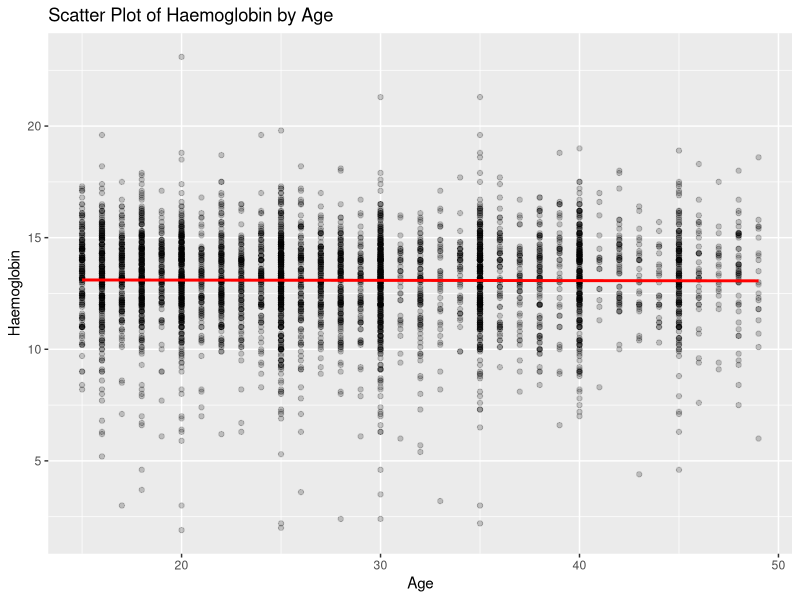
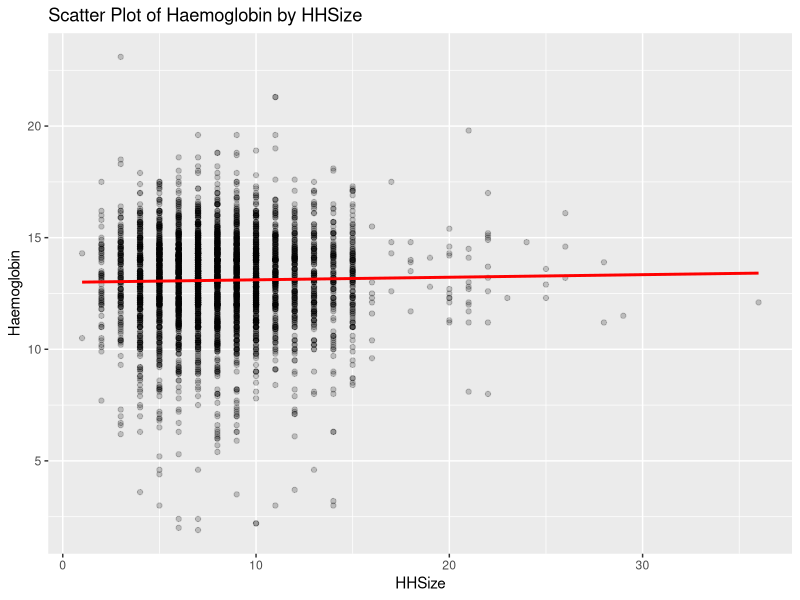
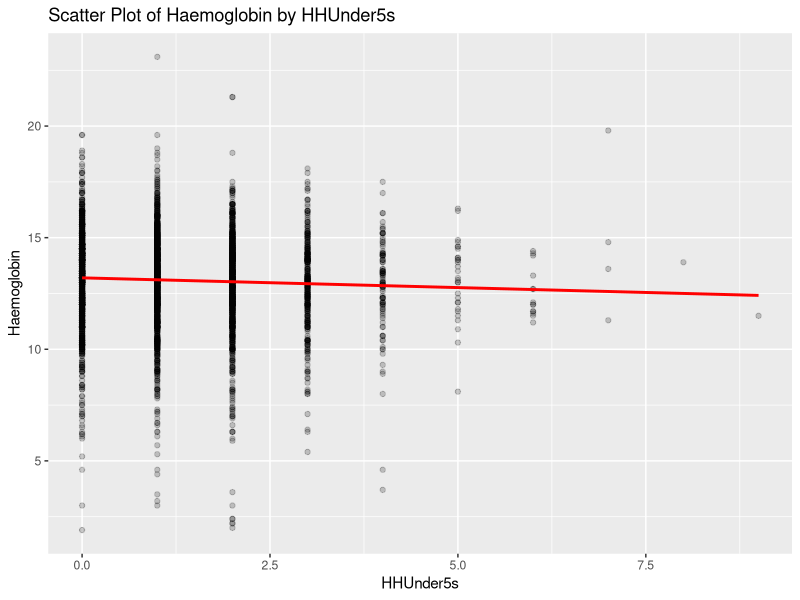
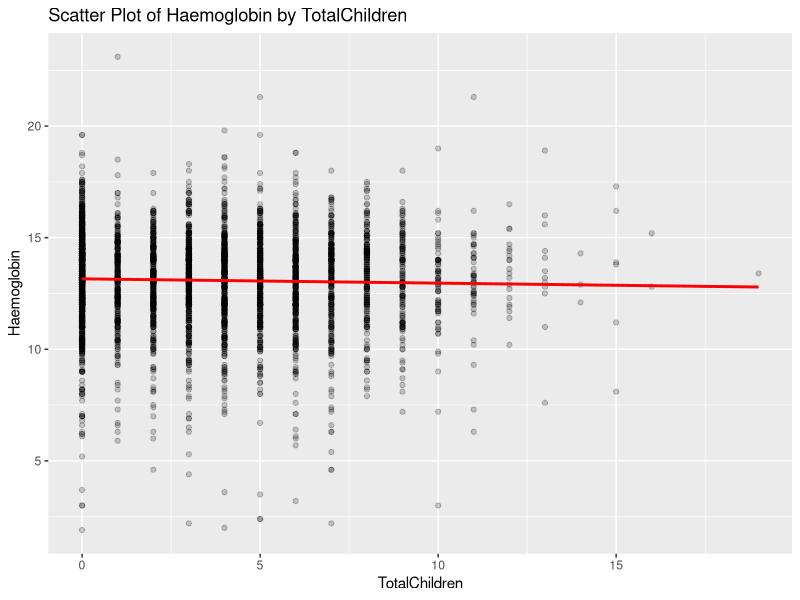
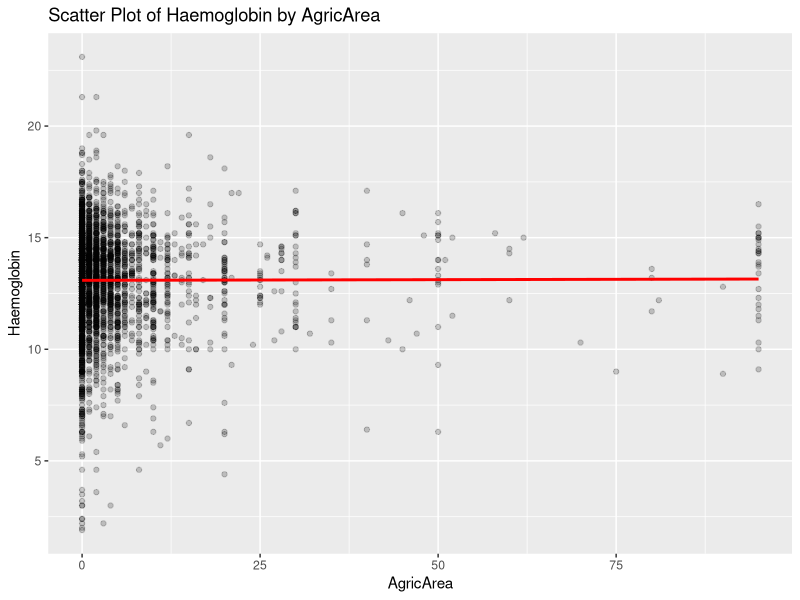
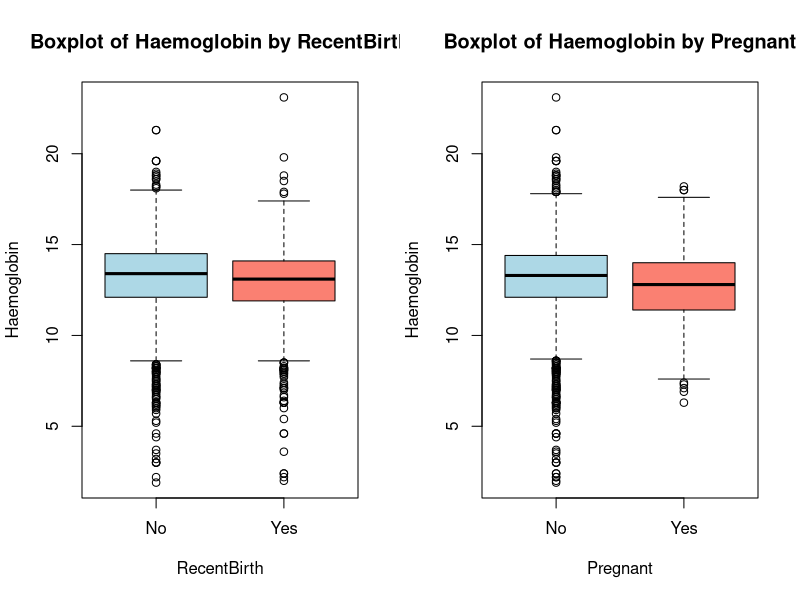
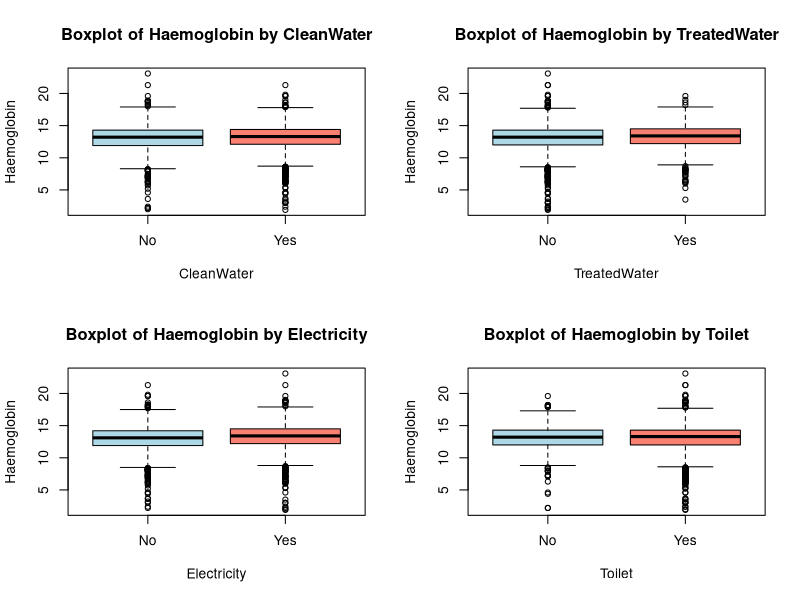
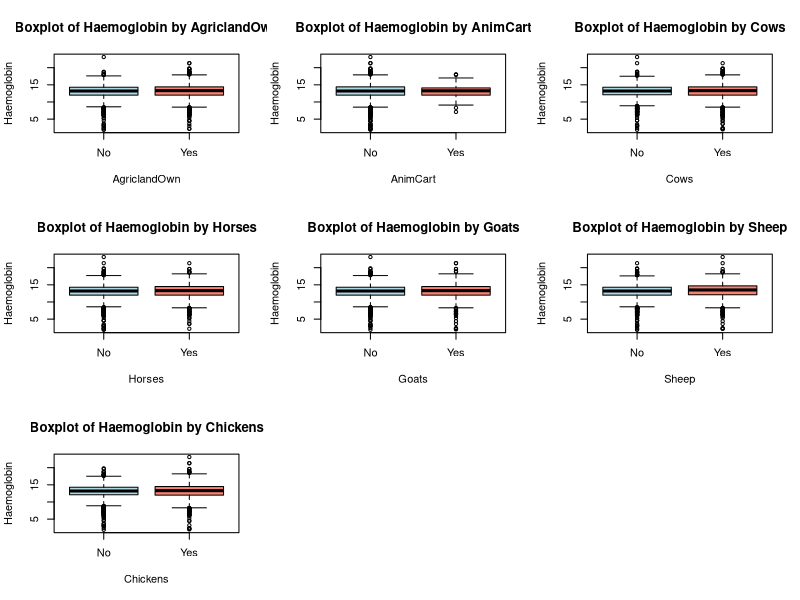

These charts were generated, in order, by the following R code:
#STAT0023 ICA2
#Group 36"
#Student numbers: 22012694 22022606

# Input the data and separate them to modelling data and predicting data
anemia <- read.csv("AnemiaData.csv")
train <- anemia[anemia$Haemoglobin!=-1, ]
test <- anemia[anemia$Haemoglobin==-1, ]
library(ggplot2)

#EDA

#Choose similar covariate
length(train[train$CleanWater == "No" & train$TreatedWater == "Yes", 1]) 
#TreatWater is included in CleanWater, prefer CleanWater
length(train[train$AgricLandOwn == "Yes" & train$AgricArea == 0, 1]) 
#Num of household own AgricArea less than 1
table(train$AgricLandOwn)

#Scatter plot of Hb and numeric covariate
plot1 <- ggplot(train, aes(x = Age, y = Haemoglobin)) +
  geom_point(alpha = 0.2) +  geom_smooth(method = "lm", se = FALSE, color = "red") +
  labs(title = "Scatter Plot of Haemoglobin by Age",
       x = "Age",
       y = "Haemoglobin")
print(plot1)
plot2 <- ggplot(train, aes(x = HHSize, y = Haemoglobin)) +
  geom_point(alpha = 0.2) +  geom_smooth(method = "lm", se = FALSE, color = "red") +
  labs(title = "Scatter Plot of Haemoglobin by HHSize",
       x = "HHSize",
       y = "Haemoglobin")
print(plot2)
plot3 <- ggplot(train, aes(x = HHUnder5s, y = Haemoglobin)) +
  geom_point(alpha = 0.2) +  geom_smooth(method = "lm", se = FALSE, color = "red") +
  labs(title = "Scatter Plot of Haemoglobin by HHUnder5s",
       x = "HHUnder5s",
       y = "Haemoglobin")
print(plot3)
plot4 <- ggplot(train, aes(x = TotalChildren, y = Haemoglobin)) +
  geom_point(alpha = 0.2) +  geom_smooth(method = "lm", se = FALSE, color = "red") +
  labs(title = "Scatter Plot of Haemoglobin by TotalChildren",
       x = "TotalChildren",
       y = "Haemoglobin")
print(plot4)
png("WealthScore.png")
plot5 <- ggplot(train, aes(x = WealthScore, y = Haemoglobin)) +
  geom_point(alpha = 0.2) +  geom_smooth(method = "lm", se = FALSE, color = "red") +
  labs(title = "Scatter Plot of Haemoglobin by WealthScore",
       x = "WealthScore",
       y = "Haemoglobin")
print(plot5)
dev.off()
plot6 <- ggplot(train, aes(x = AgricArea, y = Haemoglobin)) +
  geom_point(alpha = 0.2) +  geom_smooth(method = "lm", se = FALSE, color = "red") +
  labs(title = "Scatter Plot of Haemoglobin by AgricArea",
       x = "AgricArea",
       y = "Haemoglobin")
print(plot6)

#boxplot of Hb and categorical covariate
#Health condition
par(mfrow = c(1,2))
boxplot(Haemoglobin ~ RecentBirth, data = train, main = "Boxplot of Haemoglobin by RecentBirth",
        xlab = "RecentBirth", ylab = "Haemoglobin", col = c("lightblue", "salmon"))
boxplot(Haemoglobin ~ Pregnant, data = train, main = "Boxplot of Haemoglobin by Pregnant",
        xlab = "Pregnant", ylab = "Haemoglobin", col = c("lightblue", "salmon"))
#Household condition
par(mfrow = c(2,2))
boxplot(Haemoglobin ~ CleanWater, data = train, main = "Boxplot of Haemoglobin by CleanWater",
        xlab = "CleanWater", ylab = "Haemoglobin", col = c("lightblue", "salmon"))
boxplot(Haemoglobin ~ TreatedWater, data = train, main = "Boxplot of Haemoglobin by TreatedWater",
        xlab = "TreatedWater", ylab = "Haemoglobin", col = c("lightblue", "salmon"))
boxplot(Haemoglobin ~ Electricity, data = train, main = "Boxplot of Haemoglobin by Electricity",
        xlab = "Electricity", ylab = "Haemoglobin", col = c("lightblue", "salmon"))
boxplot(Haemoglobin ~ Toilet, data = train, main = "Boxplot of Haemoglobin by Toilet",
        xlab = "Toilet", ylab = "Haemoglobin", col = c("lightblue", "salmon"))
#Agric and animals
par(mfrow = c(3,3))
boxplot(Haemoglobin ~ AgricLandOwn, data = train, main = "Boxplot of Haemoglobin by AgriclandOwn",
        xlab = "AgriclandOwn", ylab = "Haemoglobin", col = c("lightblue", "salmon"))
boxplot(Haemoglobin ~ AnimCart, data = train, main = "Boxplot of Haemoglobin by AnimCart",
        xlab = "AnimCart", ylab = "Haemoglobin", col = c("lightblue", "salmon"))
boxplot(Haemoglobin ~ Cows, data = train, main = "Boxplot of Haemoglobin by Cows",
        xlab = "Cows", ylab = "Haemoglobin", col = c("lightblue", "salmon"))
boxplot(Haemoglobin ~ Horses, data = train, main = "Boxplot of Haemoglobin by Horses",
        xlab = "Horses", ylab = "Haemoglobin", col = c("lightblue", "salmon"))
boxplot(Haemoglobin ~ Goats, data = train, main = "Boxplot of Haemoglobin by Goats",
        xlab = "Goats", ylab = "Haemoglobin", col = c("lightblue", "salmon"))
boxplot(Haemoglobin ~ Sheep, data = train, main = "Boxplot of Haemoglobin by Sheep",
        xlab = "Sheep", ylab = "Haemoglobin", col = c("lightblue", "salmon"))
boxplot(Haemoglobin ~ Chickens, data = train, main = "Boxplot of Haemoglobin by Chickens",
        xlab = "Chickens", ylab = "Haemoglobin", col = c("lightblue", "salmon"))
#Education
par(mfrow = c(1,2))
boxplot(Haemoglobin ~ Education, data = train, main = "Boxplot of Haemoglobin by Education",
        xlab = "Education", ylab = "Haemoglobin", col = c("lightblue", "salmon"))
boxplot(Haemoglobin ~ HHEducation, data = train, main = "Boxplot of Haemoglobin by HHEducation",
        xlab = "HHEducation", ylab = "Haemoglobin", col = c("lightblue", "salmon"))
#Demographic
png("Boxplot_1.png")
par(mfrow = c(2,2))
boxplot(Haemoglobin ~ Province, data = train, main = "Boxplot of Haemoglobin by Province",
        xlab = "Province", ylab = "Haemoglobin", col = c("lightblue", "salmon"))
boxplot(Haemoglobin ~ Region, data = train, main = "Boxplot of Haemoglobin by Region",
        xlab = "Region", ylab = "Haemoglobin", col = c("lightblue", "salmon"))
boxplot(Haemoglobin ~ Ethnicity, data = train, main = "Boxplot of Haemoglobin by Ethnicity",
        xlab = "Ethnicity", ylab = "Haemoglobin", col = c("lightblue", "salmon"))
boxplot(Haemoglobin ~ Rural, data = train, main = "Boxplot of Haemoglobin by Rural",
        xlab = "Rural", ylab = "Haemoglobin", col = c("lightblue", "salmon"))
dev.off()

#rearrange age variables into three catalogs
train$AgeGroup <- cut(train$Age, breaks = c(15, 18, 40, 49), include.lowest = TRUE,
                      labels = c("15-18", "19-40", "41-49"))
par(mfrow = c(1,1))
boxplot(WealthScore ~ AgeGroup, data = train, main = "WealthScore and AgeGroup",
        xlab = "AgeGroup", ylab = "WealthScore", col = c("lightblue", "salmon"))

#The possible correlation with WealthScore
#boxplot
png("WealthScore_corr.png")
par(mfrow = c(2,2))
boxplot(WealthScore ~ Electricity, data = train, main = "WealthScore and Electricity Availability",
        xlab = "Electricity", ylab = "WealthScore", col = c("lightblue", "salmon"))
boxplot(WealthScore ~ Toilet, data = train, main = "WealthScore and Toilet Availability",
        xlab = "Toilet", ylab = "WealthScore", col = c("lightblue", "salmon"))
boxplot(WealthScore ~ CleanWater, data = train, main = "WealthScore and CleanWater Availability",
        xlab = "CleanWater", ylab = "WealthScore", col = c("lightblue", "salmon"))
boxplot(WealthScore ~ TreatedWater, data = train, main = "WealthScore and TreatedWater Availability",
        xlab = "TreatedWater", ylab = "WealthScore", col = c("lightblue", "salmon"))
dev.off()
#correlation coefficient matrix
train$WealthScore2 <- as.numeric(as.factor(train$WealthScore))
train$Electricity2 <- as.numeric(as.factor(train$Electricity))
train$CleanWater2 <- as.numeric(as.factor(train$CleanWater))
train$TreatedWater2 <- as.numeric(as.factor(train$TreatedWater))
cor_matrix1 <- cor(train[c("WealthScore2", "Electricity2", "CleanWater2", "TreatedWater2")],
                   use = "complete.obs")
print(cor_matrix1)
train$WealthScore2 <- NULL #delete the new covariate from dataset
train$Electricity2 <- NULL
train$CleanWater2 <- NULL
train$TreatedWater2 <- NULL

#The possible correlation among demograpgic covariate
#correlation coefficient matrix
train$Province2 <- as.numeric(as.factor(train$Province))
train$Region2 <- as.numeric(as.factor(train$Region))
train$Ethnicity2 <- as.numeric(as.factor(train$Ethnicity))
train$Rural2 <- as.numeric(as.factor(train$Rural))
cor_matrix2 <- cor(train[c("Province2", "Region2", "Ethnicity2", "Rural2")], use = "complete.obs")
print(cor_matrix2)
train$Province2 <- NULL
train$Region2 <- NULL
train$Ethnicity2 <- NULL
train$Rural2 <- NULL

#univariate analysis of Hb
summary(train$Haemoglobin)
length(train[train[,2]<6.5,1]) #Extremely low Hb
length(train[train[,2]<11,1]) 
par(mfrow = c(1,1))
hist(train$Haemoglobin, breaks = 25)

#regroup province using hierarchical clustering
NumVars <- c(6,21,22,23)
Summaries <- aggregate(train[,NumVars],by=list(train$Province),FUN=function(x) {c(Mean=mean(x), SD=sd(x))}) 
rownames (Summaries) <- Summaries[,1]
Summaries <- scale(Summaries[,-1])
Distances <- dist(Summaries)
ClusTree <- hclust(Distances, method="complete")

png("Hierarchical_clustering.png")
plot(ClusTree, xlab="group", ylab="Separation")
abline(h=5, col="red", lty=2)
dev.off()

NewGroups <- paste("ProvGrp", cutree(ClusTree, h=5),sep="")
table(rownames(Summaries), NewGroups)
province_group_data <- data.frame(Province = rownames(Summaries), ProvinceGroup5 = NewGroups)
train <- merge(train, province_group_data, by = "Province", all.x = TRUE)
boxplot(Haemoglobin ~ ProvinceGroup5, data = train, main = "Haemoglobin and Province in group",
        xlab = "Province Group", ylab = "Haemoglobin", col = c("lightblue", "salmon"))

#PCA of all numeric covariate for EDA
pc <- prcomp(train[,c(4,6,7,21,22,23)],scale. = TRUE)
print(pc)
summary(pc)

png("pca_biplot.png")
biplot(pc,col=c("skyblue3","darkred"),xlabs = rownames(train),cex=c(0.75,1),lwd=2, xlim = c(-0.08, 0.04))
dev.off()

#potential interaction
#WealthScore and HHEducation
png("interaction_1.png")
custom_colors1 <- c("orange", "green3", "blue")  
interaction_plot1 <- ggplot(train, aes(x = WealthScore, y = Haemoglobin, color = HHEducation)) +
  geom_point(position = position_jitter(width = 0.1), alpha = 0.6) +
  geom_smooth(method = "lm", aes(group = HHEducation), se = FALSE) +
  scale_color_manual(values = custom_colors1) +  
  labs(title = "Interaction of WealthScore and HHEducation on Haemoglobin", x = "WealthScore", 
       y = "Haemoglobin") + 
  theme_minimal() 
print(interaction_plot1)
dev.off()
#Pregnant and RecentBirth
png("interaction_2.png")
interaction_plot2 <- ggplot(train, aes(x = RecentBirth, y = Haemoglobin, color = Pregnant)) +
  geom_point() +  # Plot points
  geom_line(aes(group = Pregnant)) +  # Plot lines
  labs(x = "Recent Birth", y = "Haemoglobin", color = "Pregnant", 
       title = "Interaction Plot for Recent Birth and Pregnancy in Terms of Haemoglobin")
print(interaction_plot2)
dev.off()
#Rural and Ethnicity
png("interaction_3.png")
interaction_plot3 <- ggplot(train, aes(x = Rural, y = Haemoglobin, color = Ethnicity)) +
  geom_point() +  
  geom_line(aes(group = Ethnicity)) +  
  labs(x = "Rural", y = "Haemoglobin", color = "Ethnicity",
       title = "Interaction Plot of Rural and Ethnicity in Terms of Haemoglobin")
facet_wrap(~Rural)
print(interaction_plot3)
dev.off()
#TotalChildren and AgeGroup
png("interaction_4.png")
custom_colors2 <- c("lightgreen", "darkred", "skyblue2")  
interaction_plot4 <- ggplot(train, aes(x = TotalChildren, y = Haemoglobin, color = AgeGroup)) +
  geom_point(position = position_jitter(width = 0.1), alpha = 0.6) +
  geom_smooth(method = "lm", aes(group = AgeGroup), se = FALSE) +
  scale_color_manual(values = custom_colors2) +  
  labs(title = "Interaction of TotalChildren and AgeGroup on Haemoglobin", 
       x = "TotalChildren", y = "Haemoglobin") +
  theme_minimal()
print(interaction_plot4)
dev.off()
#WealthScore and Goats
interaction_plot5 <- ggplot(train, aes(x = WealthScore, y = Haemoglobin, color = Goats)) + 
  geom_point(position = position_jitter(width = 0.1), alpha = 0.6) +  
  geom_smooth(method = "lm", aes(group = Goats), se = FALSE) + 
  labs(title = "Interaction of WealthScore and Goats on Haemoglobin", x = "WealthScore",
       y = "Haemoglobin") +   theme_minimal() 
print(interaction_plot5)


#Model building
# Histogram
png("Histogram.png")
histogram <- ggplot(train, aes(x = Haemoglobin)) +
  geom_histogram(binwidth = 1, fill = "lightblue", color = "black") +
  labs(x = "Haemoglobin", y = "Frequency", title = "Histogram of Haemoglobin")
print(histogram)
dev.off()
# QQ plot
qqplot <- ggplot(train, aes(sample = Haemoglobin)) +
  geom_qq() +
  geom_abline(intercept = mean(train$Haemoglobin), slope = sd(train$Haemoglobin), color = "darkred") +
  labs(title = "QQ Plot of Haemoglobin")
print(qqplot)

#Initial model
lm0_groupprov <- lm(Haemoglobin~.-ID-Age-Province,data=train)
summary(lm0_groupprov)

#Assumption checking
par(mfrow=c(2,2))
plot(lm0_groupprov)
train$ProvinceGroup5 <- NULL

#Compare R sq with the ungrouped Province
lm0<- lm(Haemoglobin~.-ID-Age,data=train)
summary(lm0)

png("lm0_assumption.png")
par(mfrow=c(2,2))
plot(lm0)
dev.off()

#covariate backwards elimination
#overlaping of data in Province and Region
lm1 <- lm(Haemoglobin~. -ID - Age - Province ,data=train)
summary(lm1)
lm2 <- lm(Haemoglobin~. -ID - Age - Region ,data=train)
summary(lm2) #lm2 has higher R sq
#Remove covariate with very big p value and not significant as mentioned in EDA
lm3 <- lm(Haemoglobin~. - ID - Age - HHSize - CleanWater - Toilet - Electricity 
          - BikeScootCar - AnimCart - Horses - Education - Cows - Sheep - Chickens - Region ,data=train)
summary(lm3)
anova(lm0,lm3)
plot(lm3)

#Remove covariate with relatively large p value step by step
lm4 <- update(lm3,.~.- TreatedWater)
summary(lm4)
anova(lm3,lm4)

lm5 <- update(lm4,.~.- AgricArea)
summary(lm5)
anova(lm4,lm5)

lm6 <- update(lm5,.~.- AgricLandOwn)
summary(lm6)
anova(lm5,lm6)

lm7 <- update(lm6,.~.- Goats)
summary(lm7)
anova(lm6,lm7)

plot(lm7)
#Adding potential interaction
lm8 <- update(lm7,.~. + Ethnicity*Rural + RecentBirth*Pregnant*AgeGroup*TotalChildren 
              + HHEducation*WealthScore)
summary(lm8)
anova(lm7,lm8)

lm9 <- update(lm7,.~. + Ethnicity*Rural + RecentBirth*Pregnant + HHEducation*WealthScore
              + AgeGroup*TotalChildren)
summary(lm9)
anova(lm8,lm9)

png("lm9_assumption.png")
par(mfrow=c(2,2))
plot(lm9)
dev.off()

#Final lm model
lm_final <- lm(Haemoglobin~RecentBirth+HHUnder5s+Rural+TotalChildren+WealthScore
               +Pregnant+HHEducation+Ethnicity+
                 AgeGroup+Province+Rural*Ethnicity+RecentBirth*Pregnant+WealthScore*HHEducation
               +TotalChildren*AgeGroup,data=train)
summary(lm_final)

#Try glm
glm1 <- glm(Haemoglobin ~ RecentBirth+HHUnder5s+Rural+TotalChildren+WealthScore
            +Pregnant+HHEducation+Ethnicity+
              AgeGroup+Province+Rural*Ethnicity+RecentBirth*Pregnant+WealthScore*HHEducation
            +TotalChildren*AgeGroup, data = train, family=inverse.gaussian())
summary(glm1)
glm2 <- glm(Haemoglobin ~ RecentBirth+HHUnder5s+Rural+TotalChildren+WealthScore
            +Pregnant+HHEducation+Ethnicity+
              AgeGroup+Province+Rural*Ethnicity+RecentBirth*Pregnant+WealthScore
            *HHEducation+TotalChildren*AgeGroup, data = train, family=Gamma())
summary(glm2)
plot(glm1)

#Pearson's residual
ps <- sum(resid(glm1,type="pearson")^2 ) / glm1$df.residual
print(ps)


#Prediction
#Adjust covariate for test data
test$AgeGroup <- cut(test$Age, breaks = c(15, 18, 40, 49), include.lowest = TRUE, 
                     labels = c("15-18", "19-40", "41-49"))

prediction <- predict(lm9, newdata = test, se.fit = TRUE)
# Extract the standard errors and compute variance of predictions
se_pred <- prediction$se.fit
var_pred<- se_pred^2
residual_var <- summary(lm9)$sigma^2  
total_variance <- residual_var + var_pred
# Standard deviation of the prediction error
sde_pred <- sqrt(total_variance)
test$pred_error <- sde_pred
test$pred_haemoglobin <- predict(lm9, newdata = test)

output <- test[c("ID", "pred_haemoglobin")]
output$standard_error <- test$pred_error
write.table(output, "ICA2_Group36_pred.dat", sep = " ", row.names = FALSE, col.names = FALSE, quote = FALSE)

